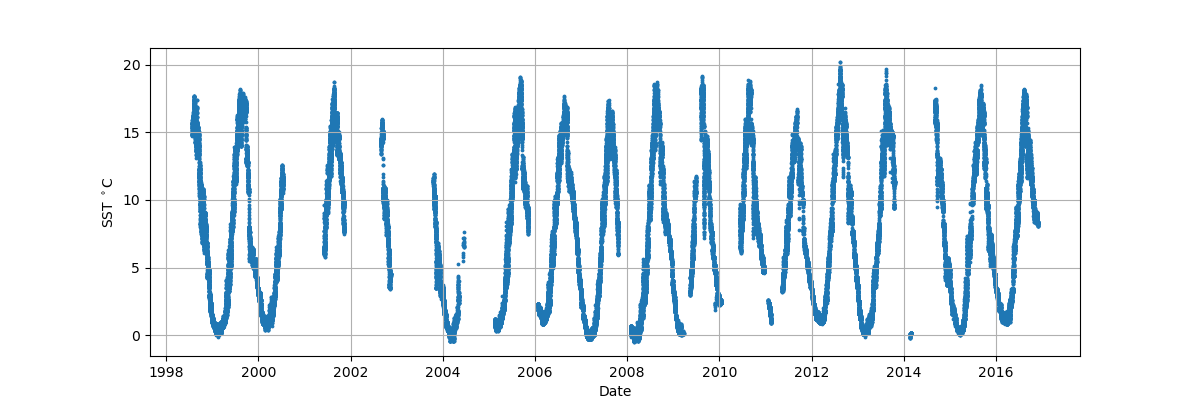

Write Python code to recreate this figure.
from matplotlib import pyplot as plt
import pandas as pd

df = pd.read_csv('data.csv', index_col=0, parse_dates=[0])

df = df[df.Q_FLAG.isin( [1, 3, 5, 6])]
plt.figure(figsize=(12, 4))
plt.scatter(df.index, df.SSTP, s=3)
plt.xlabel('Date')
plt.ylabel('SST $^\circ$C')
plt.grid()
plt.savefig('filtered_sst_timeseries.png')
